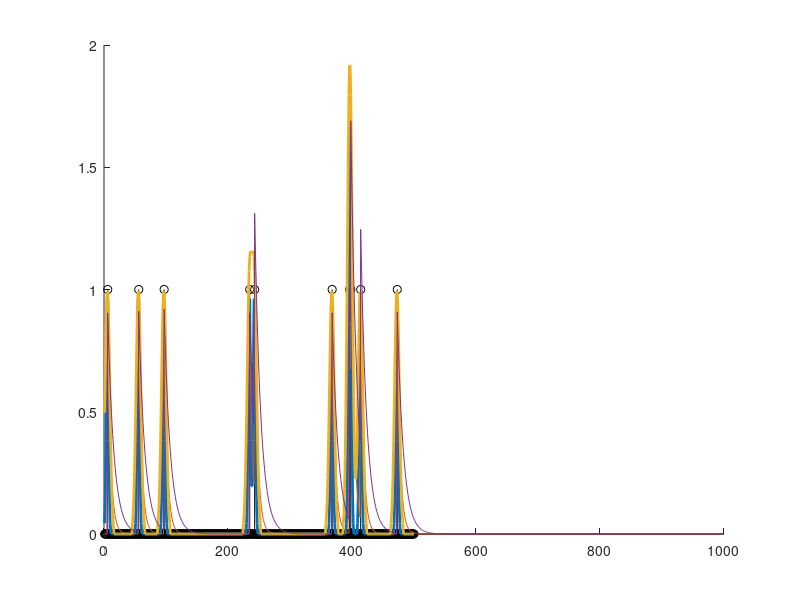

The MATLAB script that drew this image:
function test_smoothing_methods

InputData = zeros(1,500);
InputData(randperm(500,10))=1;


%~~~~~~~~~~~~~~~~~~
winlen = 500;

figure; hold on
stem(InputData,'k')

for tau = [10 20]
    
    % gaussian first
    clear convwin Output
    
    bs_gaus = tau;
    convwin = gausswin(bs_gaus)';
%     convwin = convwin-min(convwin);
%     convwin = convwin/sum(convwin);
    
    Output = conv(InputData,convwin,'same');
    
    plot(Output,'LineWidth',2)
    
    
    % now exponential
    clear convwin Output
    
    % compute the smoothing constant
    lambda = 2/tau;
    
    %  convwin = exp(-lambda*(linspace(0,1,winlen)));
    convwin = exp(-lambda*(1:winlen));
    %  convwin = convwin./norm(convwin);
    
    Output = conv(InputData,convwin);
    
    plot(Output)
    
%     pct = Output(5+tau)/Output(5)
    
end

 